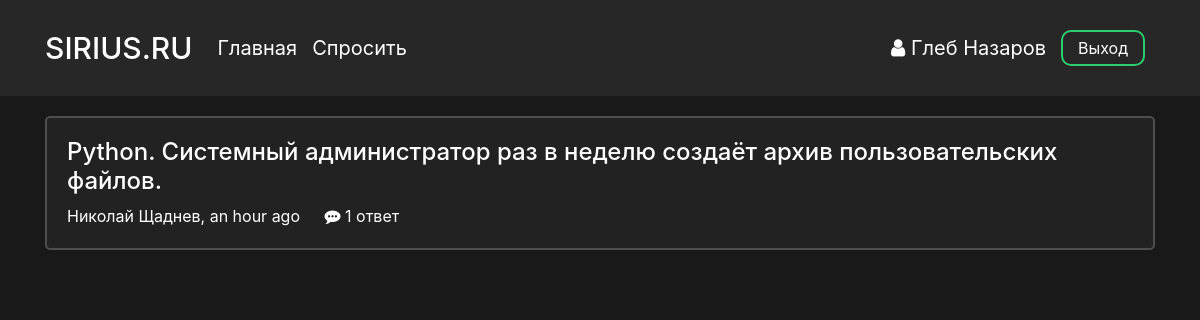
/main (signed in), run on the app's committed database.
### data/users.py (models this page shows, shortened)
class User(SqlAlchemyBase, UserMixin):
    __tablename__ = 'users'
    id = sqlalchemy.Column(sqlalchemy.Integer,
                           primary_key=True, autoincrement=True)
    surname = sqlalchemy.Column(sqlalchemy.String, nullable=True)
    name = sqlalchemy.Column(sqlalchemy.String, nullable=True)
    image_file = sqlalchemy.Column(sqlalchemy.String, nullable=False, default='default.jpg')
    age = sqlalchemy.Column(sqlalchemy.Integer, nullable=True)
    country = sqlalchemy.Column(sqlalchemy.String, nullable=True)
    city = sqlalchemy.Column(sqlalchemy.String, nullable=True)
    email = sqlalchemy.Column(sqlalchemy.String,
                              index=True, unique=True, nullable=True)
    hashed_password = sqlalchemy.Column(sqlalchemy.String, nullable=True)
    registration_date = sqlalchemy.Column(sqlalchemy.DateTime,
                                      default=datetime.datetime.utcnow)

### data/questions.py (models this page shows)
class Question(SqlAlchemyBase):
    __tablename__ = 'questions'
    id = sqlalchemy.Column(sqlalchemy.Integer,
                           primary_key=True, autoincrement=True)
    title = sqlalchemy.Column(sqlalchemy.String)
    text = sqlalchemy.Column(sqlalchemy.String)
    user_id = sqlalchemy.Column(sqlalchemy.Integer,
                                sqlalchemy.ForeignKey("users.id"))
    user = orm.relation('User')
    created_date = sqlalchemy.Column(sqlalchemy.DateTime,
                                      default=datetime.datetime.utcnow)
    def get_answers(self):
        from data import db_session
        db_sess = db_session.create_session()
        answers= db_sess.query(Answer).filter(Answer.question_id == self.id).all()
        return answers
    @staticmethod
    def correct_form(number:int):
        if number % 10 == 1:
            return 'ответ'
        elif 2 <= number % 10 <= 4:
            return 'ответа'
        else:
            print('zxc')
            return 'ответов'

### main.py (the view)
@app.route("/main", methods=["GET", "POST"])
def main_page():
    db_sess = db_session.create_session()
    questions = db_sess.query(Question).all()
    return render_template(
        "main.html",
        title="Ответы S1RIYS.RU",
        questions=questions,
    )

### data/db_session.py (called while the page is built)
def create_session() -> Session:
    global __factory
    return __factory()

### main.py (called while the page is built)
@manager.user_loader
def load_user(user_id):
    db_sess = db_session.create_session()
    user = db_sess.query(User).filter(User.id == user_id).first()
    return user

### templates/main.html
<head>
    <link rel="stylesheet" type="text/css" href="{{ url_for('static', filename='css/main.css')}}">
</head>
{% extends "base.html" %}
{% block content %}
    <div class="questions">
        {% if questions|length == 0 %}
            <p class="nothing-to-show">Пока что здесь ничего нет</p>
        {% else %}
            {% for item in questions%}
                <div class="col-md6 question_card">
                    <h4><a href="{{ url_for('question_page', question_id = item.id) }}">{{item.title}}</a></h4>
                    <p class="author">
                        <a href="{{ url_for('profile_page', profile_id = item.user.id) }}">{{item.user.name}} {{item.user.surname}}</a>,
                        {{ moment(item.created_date).fromNow(refresh=True) }}
                    </p>
                    <p class="answers">
                        {% set answer_count = item.get_answers()|length %}
                        {% if answer_count == 0 %}
                        <a href="{{ url_for('question_page', question_id = item.id) }}#text">
                            <i class="fa fa-commenting" aria-hidden="true"></i>
                            Ответить
                        </a>
                        {% else %}
                        <a href="{{ url_for('question_page', question_id = item.id) }}#text">
                            <i class="fa fa-commenting" aria-hidden="true"></i>
                            {{ answer_count }} {{ item.correct_form(answer_count) }}
                        </a>
                        {% endif %}
                    </p>
                </div>
            {% endfor %}
        {% endif %}
    </div>
{% endblock %}

### templates/base.html (shortened to what this page needs)
<!doctype html>
<html lang="ru">
<head>
    <link rel="stylesheet"
          href="https://stackpath.bootstrapcdn.com/bootstrap/4.4.1/css/bootstrap.min.css"
>
    <link rel="stylesheet" type="text/css" href="{{ url_for('static', filename='css/base.css')}}">
    <link rel="stylesheet" href="https://maxcdn.bootstrapcdn.com/font-awesome/4.5.0/css/font-awesome.min.css">
</head>
<body>
    <header>
        <div class="container">
            <nav class="navbar header">
                <div class="nav_left">
                    <a class="navbar-brand nav_logo" href="{{ url_for('main_page') }}">SIRIUS.RU</a>
                    <a class="navbar-brand nav_item" href="{{ url_for('main_page') }}">Главная</a>
                    <a class="navbar-brand nav_item" href="{{ url_for('ask_question_page') }}">Спросить</a>
                </div>
                <div class="nav_right">
                    {% if current_user %}
                        {% if current_user.is_authenticated %}
                            <a class="profile nav_item" href="{{ url_for('profile_page', profile_id = current_user.id) }}">
                                <i class="fa fa-user" aria-hidden="true"></i> {{ current_user.name }} {{current_user.surname }}
                            </a>
                            <a class="nav_item nav_btn" href="{{ url_for('logout') }}">Выход</a>
                        {% else %}
                            <a class="nav_item nav_btn" href="{{ url_for('login') }}">Войти</a>
                            <a class="nav_item nav_btn" href="{{ url_for('reqister') }}">Зарегистрироваться</a>
                        {% endif %}
                    {% endif %}
                </div>
            </nav>
        </div>
    </header>
    <main role="main" class="container">
        {% block content %}{% endblock %}
    </main>
</body>
</html>

### static/css/main.css (style rules this page uses)
.question_card { margin-top: 20px; padding: 20px; background-color: #222; border: 2px solid rgba(255, 255, 255, 0.2); border-radius: 5px; }
.author { display: inline-block; margin-right: 20px; }
.answers { display: inline-block; }

### static/css/base.css (style rules this page uses)
html { color: #ffffff }
body { background-color: #191919 !important; color: #ffffff; overflow-y: scroll; }
a { color: #ffffff; }
p { margin: 0px; }
header { background-color: #272727; color: #ffffff; }
.header { display: flex; justify-content: space-between; vertical-align: middle; margin-bottom: 20px; padding: 10px 0; }
.nav_left, .nav_right { display: flex; flex-direction: row; flex-wrap: nowrap; justify-content: center; align-items: center; align-content: center; }
.nav_logo { font-size: 30px; font-weight: 500; margin-right: 25px }
.nav_item { display: inline-block; margin-right: 15px; transition: 0.15s; }
.profile { font-size: 20px; }
.nav_btn { border-radius: 10px; outline: none; border: 2px solid #2ecc71; background: none; display: block; margin: 20px auto; margin-right: 10px; padding: 4px 15px; text-align: center; color: white; transition: 0.25s; cursor: pointer; }

### data on the page
User: name "Глеб", surname "Назаров"
Question: title "Python. Системный администратор раз в неделю создаёт архив пользовательских файлов.", user.name "Николай", user.surname "Щаднев", created_date "an hour ago", answer_count "1", correct_form "ответ"
